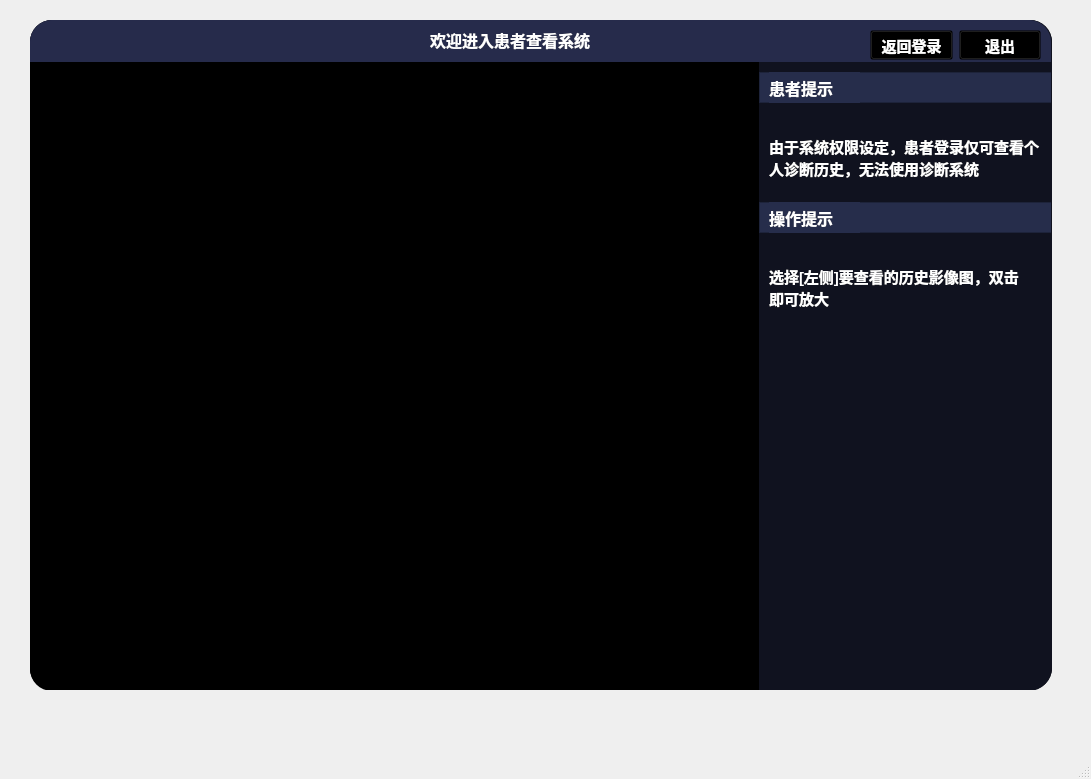
<?xml version="1.0" encoding="UTF-8"?>
<ui version="4.0">
 <class>MainWindow</class>
 <widget class="QMainWindow" name="MainWindow">
  <property name="geometry">
   <rect>
    <x>0</x>
    <y>0</y>
    <width>1091</width>
    <height>779</height>
   </rect>
  </property>
  <property name="windowTitle">
   <string>MainWindow</string>
  </property>
  <widget class="QWidget" name="centralwidget">
   <widget class="QWidget" name="widget" native="true">
    <property name="geometry">
     <rect>
      <x>30</x>
      <y>20</y>
      <width>1022</width>
      <height>670</height>
     </rect>
    </property>
    <property name="minimumSize">
     <size>
      <width>1022</width>
      <height>670</height>
     </size>
    </property>
    <property name="styleSheet">
     <string notr="true">#widget{
	background-color:rgb(17,17,19);
	border-radius:22px;
}</string>
    </property>
    <layout class="QVBoxLayout" name="verticalLayout" stretch="0">
     <property name="spacing">
      <number>0</number>
     </property>
     <property name="leftMargin">
      <number>0</number>
     </property>
     <property name="topMargin">
      <number>0</number>
     </property>
     <property name="rightMargin">
      <number>0</number>
     </property>
     <property name="bottomMargin">
      <number>0</number>
     </property>
     <item>
      <widget class="QFrame" name="frame_2">
       <property name="styleSheet">
        <string notr="true">#frame_2{
	border-radius:22px;
	
	background-color:rgb(16,18,31);
}</string>
       </property>
       <property name="frameShape">
        <enum>QFrame::StyledPanel</enum>
       </property>
       <property name="frameShadow">
        <enum>QFrame::Raised</enum>
       </property>
       <widget class="QWidget" name="layoutWidget">
        <property name="geometry">
         <rect>
          <x>0</x>
          <y>0</y>
          <width>1021</width>
          <height>671</height>
         </rect>
        </property>
        <layout class="QVBoxLayout" name="verticalLayout_2" stretch="1,15">
         <property name="spacing">
          <number>0</number>
         </property>
         <item>
          <widget class="QFrame" name="frame">
           <property name="styleSheet">
            <string notr="true">#frame{
	border-top-left-radius:22px;
	border-top-right-radius:22px;
	background-color:rgb(38,43,75);
}</string>
           </property>
           <property name="frameShape">
            <enum>QFrame::StyledPanel</enum>
           </property>
           <property name="frameShadow">
            <enum>QFrame::Raised</enum>
           </property>
           <widget class="QLabel" name="label_3">
            <property name="geometry">
             <rect>
              <x>10</x>
              <y>-20</y>
              <width>81</width>
              <height>81</height>
             </rect>
            </property>
            <property name="text">
             <string/>
            </property>
            <property name="pixmap">
             <pixmap>../icons/logo.png</pixmap>
            </property>
            <property name="scaledContents">
             <bool>true</bool>
            </property>
           </widget>
           <widget class="QLabel" name="label_2">
            <property name="geometry">
             <rect>
              <x>400</x>
              <y>-1</y>
              <width>191</width>
              <height>41</height>
             </rect>
            </property>
            <property name="styleSheet">
             <string notr="true">#label_2{
	font-size:16px;
	font-family:&quot;微软雅黑&quot;;
	font-weight:bold;
	color:white;
}</string>
            </property>
            <property name="text">
             <string>欢迎进入患者查看系统</string>
            </property>
           </widget>
           <widget class="QWidget" name="layoutWidget">
            <property name="geometry">
             <rect>
              <x>840</x>
              <y>10</y>
              <width>171</width>
              <height>30</height>
             </rect>
            </property>
            <layout class="QHBoxLayout" name="horizontalLayout_2">
             <item>
              <widget class="QPushButton" name="pushButton_6">
               <property name="styleSheet">
                <string notr="true">QPushButton{
	color:white;
	font-weight:bold;
	font-family:&quot;微软雅黑&quot;;
	background-color:transparent;
	font-size:15px;
}
QPushButton:hover {
background-color: rgba(211, 211, 211, 50%);
border-radius: 5px;
}
QPushButton:pressed {

border-width: 1px;
padding-top: 4px;
padding-left: 4px;
}</string>
               </property>
               <property name="text">
                <string>返回登录</string>
               </property>
               <property name="icon">
                <iconset>
                 <normaloff>../icons/返回主页.png</normaloff>../icons/返回主页.png</iconset>
               </property>
              </widget>
             </item>
             <item>
              <widget class="QPushButton" name="pushButton_5">
               <property name="styleSheet">
                <string notr="true">QPushButton{
	color:white;
	font-weight:bold;
	font-family:&quot;微软雅黑&quot;;
	background-color:transparent;
	font-size:15px;
}
QPushButton:hover {
background-color: rgba(211, 211, 211, 50%);
border-radius: 5px;
}
QPushButton:pressed {

border-width: 1px;
padding-top: 4px;
padding-left: 4px;
}</string>
               </property>
               <property name="text">
                <string>退出</string>
               </property>
               <property name="icon">
                <iconset>
                 <normaloff>../icons/按钮_关闭.png</normaloff>../icons/按钮_关闭.png</iconset>
               </property>
              </widget>
             </item>
            </layout>
           </widget>
          </widget>
         </item>
         <item>
          <layout class="QHBoxLayout" name="horizontalLayout" stretch="5,2">
           <property name="spacing">
            <number>0</number>
           </property>
           <item>
            <widget class="QFrame" name="frame_3">
             <property name="styleSheet">
              <string notr="true">
#frame_3{
	border-bottom-left-radius:22px;

	
	
	background-color: rgb(0, 0, 0);
}</string>
             </property>
             <property name="frameShape">
              <enum>QFrame::StyledPanel</enum>
             </property>
             <property name="frameShadow">
              <enum>QFrame::Raised</enum>
             </property>
             <widget class="QWidget" name="layoutWidget_2">
              <property name="geometry">
               <rect>
                <x>20</x>
                <y>300</y>
                <width>681</width>
                <height>221</height>
               </rect>
              </property>
              <layout class="QVBoxLayout" name="verticalLayout_4" stretch="4,1">
               <property name="spacing">
                <number>0</number>
               </property>
               <item>
                <layout class="QHBoxLayout" name="horizontalLayout_5">
                 <item>
                  <widget class="QLabel" name="canvas4">
                   <property name="styleSheet">
                    <string notr="true"/>
                   </property>
                   <property name="text">
                    <string/>
                   </property>
                  </widget>
                 </item>
                 <item>
                  <widget class="QLabel" name="canvas5">
                   <property name="styleSheet">
                    <string notr="true"/>
                   </property>
                   <property name="text">
                    <string/>
                   </property>
                  </widget>
                 </item>
                 <item>
                  <widget class="QLabel" name="canvas6">
                   <property name="styleSheet">
                    <string notr="true"/>
                   </property>
                   <property name="text">
                    <string/>
                   </property>
                  </widget>
                 </item>
                </layout>
               </item>
               <item>
                <layout class="QHBoxLayout" name="horizontalLayout_6">
                 <item>
                  <widget class="QLabel" name="label4">
                   <property name="styleSheet">
                    <string notr="true">QLabel{
	font-size:12px;
	font-family:&quot;微软雅黑&quot;;
	font-weight:bold;
	color:white;

 	qproperty-alignment: AlignCenter;
}</string>
                   </property>
                   <property name="text">
                    <string/>
                   </property>
                  </widget>
                 </item>
                 <item>
                  <widget class="QLabel" name="label5">
                   <property name="styleSheet">
                    <string notr="true">QLabel{
	font-size:12px;
	font-family:&quot;微软雅黑&quot;;
	font-weight:bold;
	color:white;

 	qproperty-alignment: AlignCenter;
}</string>
                   </property>
                   <property name="text">
                    <string/>
                   </property>
                  </widget>
                 </item>
                 <item>
                  <widget class="QLabel" name="label6">
                   <property name="styleSheet">
                    <string notr="true">QLabel{
	font-size:12px;
	font-family:&quot;微软雅黑&quot;;
	font-weight:bold;
	color:white;

 	qproperty-alignment: AlignCenter;
}</string>
                   </property>
                   <property name="text">
                    <string/>
                   </property>
                  </widget>
                 </item>
                </layout>
               </item>
              </layout>
             </widget>
             <widget class="QWidget" name="layoutWidget">
              <property name="geometry">
               <rect>
                <x>20</x>
                <y>20</y>
                <width>681</width>
                <height>221</height>
               </rect>
              </property>
              <layout class="QVBoxLayout" name="verticalLayout_3" stretch="4,1">
               <property name="spacing">
                <number>0</number>
               </property>
               <item>
                <layout class="QHBoxLayout" name="horizontalLayout_3">
                 <item>
                  <widget class="QLabel" name="canvas1">
                   <property name="styleSheet">
                    <string notr="true"/>
                   </property>
                   <property name="text">
                    <string/>
                   </property>
                  </widget>
                 </item>
                 <item>
                  <widget class="QLabel" name="canvas2">
                   <property name="styleSheet">
                    <string notr="true"/>
                   </property>
                   <property name="text">
                    <string/>
                   </property>
                  </widget>
                 </item>
                 <item>
                  <widget class="QLabel" name="canvas3">
                   <property name="styleSheet">
                    <string notr="true"/>
                   </property>
                   <property name="text">
                    <string/>
                   </property>
                  </widget>
                 </item>
                </layout>
               </item>
               <item>
                <layout class="QHBoxLayout" name="horizontalLayout_4">
                 <item>
                  <widget class="QLabel" name="label1">
                   <property name="styleSheet">
                    <string notr="true">QLabel{
	font-size:12px;
	font-family:&quot;微软雅黑&quot;;
	font-weight:bold;
	color:white;

 	qproperty-alignment: AlignCenter;
}</string>
                   </property>
                   <property name="text">
                    <string/>
                   </property>
                  </widget>
                 </item>
                 <item>
                  <widget class="QLabel" name="label2">
                   <property name="styleSheet">
                    <string notr="true">QLabel{
	font-size:12px;
	font-family:&quot;微软雅黑&quot;;
	font-weight:bold;
	color:white;

 	qproperty-alignment: AlignCenter;
}</string>
                   </property>
                   <property name="text">
                    <string/>
                   </property>
                  </widget>
                 </item>
                 <item>
                  <widget class="QLabel" name="label3">
                   <property name="styleSheet">
                    <string notr="true">QLabel{
	font-size:12px;
	font-family:&quot;微软雅黑&quot;;
	font-weight:bold;
	color:white;

 	qproperty-alignment: AlignCenter;
}</string>
                   </property>
                   <property name="text">
                    <string/>
                   </property>
                  </widget>
                 </item>
                </layout>
               </item>
              </layout>
             </widget>
            </widget>
           </item>
           <item>
            <widget class="QFrame" name="frame_4">
             <property name="styleSheet">
              <string notr="true">#frame_4{
	border-bottom-right-radius:22px;
	
	/*background-color:rgb(32,33,35);*/
	background-color:rgb(16,18,31);
}</string>
             </property>
             <property name="frameShape">
              <enum>QFrame::StyledPanel</enum>
             </property>
             <property name="frameShadow">
              <enum>QFrame::Raised</enum>
             </property>
             <widget class="QFrame" name="frame_11">
              <property name="geometry">
               <rect>
                <x>0</x>
                <y>10</y>
                <width>301</width>
                <height>31</height>
               </rect>
              </property>
              <property name="styleSheet">
               <string notr="true">background-color:rgb(38,45,75);</string>
              </property>
              <property name="frameShape">
               <enum>QFrame::StyledPanel</enum>
              </property>
              <property name="frameShadow">
               <enum>QFrame::Raised</enum>
              </property>
              <widget class="QLabel" name="label_4">
               <property name="geometry">
                <rect>
                 <x>10</x>
                 <y>0</y>
                 <width>91</width>
                 <height>31</height>
                </rect>
               </property>
               <property name="styleSheet">
                <string notr="true">#label_4{
	font-size:16px;
	font-family:&quot;微软雅黑&quot;;
	font-weight:bold;
	color:white;
}</string>
               </property>
               <property name="text">
                <string>患者提示</string>
               </property>
              </widget>
             </widget>
             <widget class="QLabel" name="label">
              <property name="geometry">
               <rect>
                <x>10</x>
                <y>70</y>
                <width>271</width>
                <height>51</height>
               </rect>
              </property>
              <property name="styleSheet">
               <string notr="true">QLabel{
	font-size:15px;
	font-family:&quot;微软雅黑&quot;;
	font-weight:bold;
	color:white;
}</string>
              </property>
              <property name="text">
               <string>由于系统权限设定，患者登录仅可查看个
人诊断历史，无法使用诊断系统</string>
              </property>
             </widget>
             <widget class="QFrame" name="frame_12">
              <property name="geometry">
               <rect>
                <x>0</x>
                <y>140</y>
                <width>301</width>
                <height>31</height>
               </rect>
              </property>
              <property name="styleSheet">
               <string notr="true">background-color:rgb(38,45,75);</string>
              </property>
              <property name="frameShape">
               <enum>QFrame::StyledPanel</enum>
              </property>
              <property name="frameShadow">
               <enum>QFrame::Raised</enum>
              </property>
              <widget class="QLabel" name="label_5">
               <property name="geometry">
                <rect>
                 <x>10</x>
                 <y>0</y>
                 <width>91</width>
                 <height>31</height>
                </rect>
               </property>
               <property name="styleSheet">
                <string notr="true">#label_5{
	font-size:16px;
	font-family:&quot;微软雅黑&quot;;
	font-weight:bold;
	color:white;
}</string>
               </property>
               <property name="text">
                <string>操作提示</string>
               </property>
              </widget>
             </widget>
             <widget class="QLabel" name="label_6">
              <property name="geometry">
               <rect>
                <x>10</x>
                <y>180</y>
                <width>271</width>
                <height>91</height>
               </rect>
              </property>
              <property name="styleSheet">
               <string notr="true">QLabel{
	font-size:15px;
	font-family:&quot;微软雅黑&quot;;
	font-weight:bold;
	color:white;
}</string>
              </property>
              <property name="text">
               <string>选择[左侧]要查看的历史影像图，双击
即可放大</string>
              </property>
             </widget>
            </widget>
           </item>
          </layout>
         </item>
        </layout>
       </widget>
      </widget>
     </item>
    </layout>
   </widget>
  </widget>
  <widget class="QStatusBar" name="statusbar"/>
 </widget>
 <resources/>
 <connections/>
</ui>
